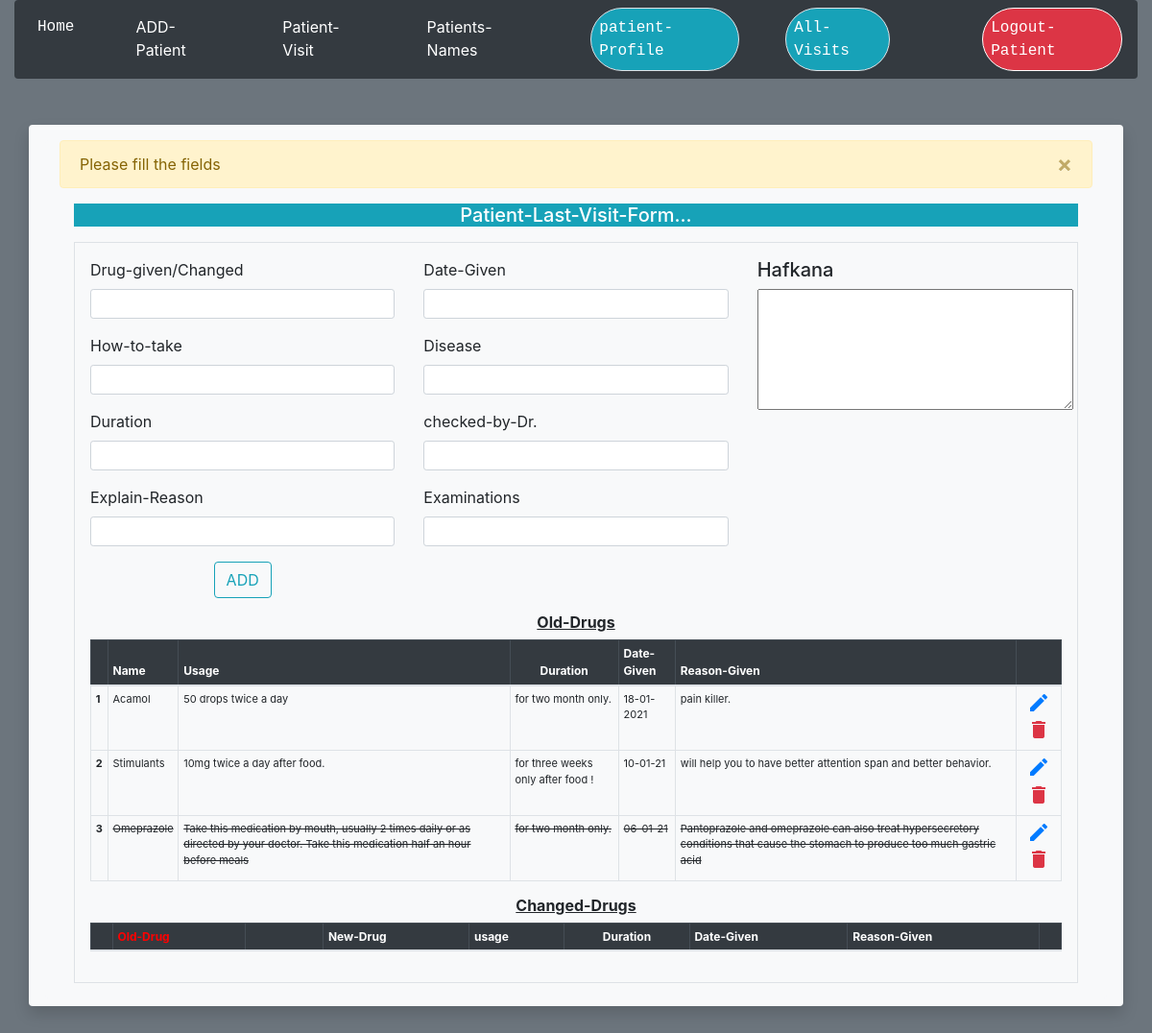
Page /add_medicine/ (signed in) on the committed database.
### patient_project/models.py (models this page shows, shortened)
class PatientLastVisitDB(db.Model):
    id          = db.Column(db.Integer(), primary_key=True)
    medicine    = db.Column(db.String)
    usage       = db.Column(db.String)
    duration    = db.Column(db.String)
    dateGiven   = db.Column(db.String)
    explainReason = db.Column(db.String)
    disease = db.Column(db.String)
    checkedByDr = db.Column(db.String)
    examinations = db.Column(db.String)
    patientDescription = db.Column(db.String)
    status = db.Column(db.Boolean(), default=False)
    owner_id    = db.Column(db.Integer, db.ForeignKey('user.id'))

### patient_project/routes.py (the view)
@app.route('/add_medicine/', defaults={"id": None, "bool_value": 'False'}, methods=('GET', 'POST'))
@app.route('/add_medicine:<id>/<bool_value>', methods=('GET', 'POST'))
def add_medicine(id, bool_value):
    form = forms.PatientLastVisitForm()
    user = models.User.query.get(current_user.id)
    medicine_box = user.allPatientsVisit
    if form.validate_on_submit():
        if bool_value == 'False':
            userLastVisit = models.PatientLastVisitDB(
                medicine=form.medicine.data,
                usage=form.usage.data,
                duration=form.duration.data,
                dateGiven=form.dateGiven.data,
                explainReason=form.explainReason.data,
                disease=form.disease.data,
                checkedByDr=form.checkedByDr.data,
                examinations=form.examinations.data,
                patientDescription=flask.request.form.get('content'),
                owner_id=user.id
            )
            db.session.add(userLastVisit)
            db.session.commit()
            flask.flash(f'Drug -> [ {form.medicine.data} ] <- has add to Database ...', 'info')
            return flask.redirect(flask.url_for('patients_visit', bool_value='False'))
        else:
            find_itemTo_edit = models.PatientLastVisitDB.query.get(id)
            editLastVisit = models.PatientsChangedMedicine(
                oldMedicine=find_itemTo_edit.medicine,
                newMedicine=form.medicine.data,
                newUsage=form.usage.data,
                newDuration=form.duration.data,
                newDateGiven=form.dateGiven.data,
                newCheckedByDr=form.checkedByDr.data,
                newExplainReason=form.explainReason.data,
                newPatientDescription=flask.request.form.get('content'),
                owner_id=user.id
            )
            find_itemTo_edit.status = True
            db.session.add(editLastVisit)
            db.session.commit()
            user = models.User.query.get(current_user.id)
            changed_box = user.allPatientsChangedMedicine
            flask.flash(f'Drug -> [ {form.medicine.data} ] <- has been added to new-medicine-database...', 'info')
            return flask.redirect(flask.url_for('patients_visit', changed_box=changed_box))
    else:
        flask.flash('Please fill the fields', 'warning')
        return flask.render_template('patients_visit.html', patientVisitForm=form, num=100000000,
                                     medicine_box=medicine_box,
                                     bool_value='True', id=id)

### patient_project/forms.py
class PatientLastVisitForm(flask_wtf.FlaskForm):
    medicine = wtforms.StringField('Drug-given/Changed',
                                   validators=[valid.DataRequired(message='Drug-name can not be empty !')])
    usage = wtforms.StringField('How-to-take', validators=[valid.DataRequired(message='usage can not be empty !')])
    duration = wtforms.StringField('Duration', validators=[valid.DataRequired(message='Duration can not be empty !')])
    dateGiven = wtforms.StringField('Date-Given', validators=[valid.DataRequired(message="field can't be empty")])
    disease = wtforms.StringField('Disease', validators=[valid.DataRequired(message="field can't be empty")])
    checkedByDr = wtforms.StringField('checked-by-Dr.', validators=[valid.DataRequired(message="field can't be empty")])
    examinations = wtforms.StringField('Examinations', validators=[valid.DataRequired(message="field can't be empty")])
    patientDescription = wtforms.StringField('Patient-Description')
    explainReason = wtforms.StringField('Explain-Reason')
    medicine_cart = []
    submit = wtforms.SubmitField("ADD")

### patient_project/models.py (called while the page is built)
@login_manager.user_loader
def load_user(id):
    return User.query.get(int(id))

### patient_project/templates/patients_visit.html (shortened to what this page needs)
{% extends "base.html" %}
{% block body %}
<div class="container">
    <form method="POST" action="{{ url_for('add_medicine', id=id, bool_value=bool_value)}}" novalidate>
        <fieldset class="form-group mt-3">
            <h5 class="text-center bg-info text-white"> Patient-Last-Visit-Form... </h5>
        <div class="row gy-5">
                <div class="col-12 mt-2">
                    <div class="p-3 border bg-light">
                        <div class="row">
                            <div class="col-4">
                                <p>
                                    {{ patientVisitForm.medicine.label }}
                                    {{ patientVisitForm.medicine(class="form-control form-control-sm")}}
                                </p>
                                <p>
                                    {{ patientVisitForm.usage.label }}
                                    {{ patientVisitForm.usage(class="form-control form-control-sm")}}
                                </p>
                                <p>
                                    {{ patientVisitForm.duration.label }}
                                    {{ patientVisitForm.duration(class="form-control form-control-sm")}}
                                </p>
                                <p>
                                    {{ patientVisitForm.explainReason.label }}
                                    {{ patientVisitForm.explainReason(class="form-control form-control-sm")}}
                                </p>
                                <p class="form-group text-center">
                                        {{ patientVisitForm.submit(class="btn btn-outline-info m-auto") }}
                                </p>
                             </div>
                            <div class="col-4">
                                    <p>
                                        {{ patientVisitForm.dateGiven.label }}
                                        {{ patientVisitForm.dateGiven(class="form-control form-control-sm")}}
                                    </p>
                                     <p>
                                        {{ patientVisitForm.disease.label }}
                                        {{ patientVisitForm.disease(class="form-control form-control-sm")}}
                                    </p>
                                    <p>
                                        {{ patientVisitForm.checkedByDr.label }}
                                        {{ patientVisitForm.checkedByDr(class="form-control form-control-sm")}}
                                    </p>
                                    <p>
                                        {{ patientVisitForm.examinations.label }}
                                        {{ patientVisitForm.examinations(class="form-control form-control-sm")}}
                                    </p>
                            </div>
                            <div class="col-3">
                                <h5>Hafkana</h5>
                                <p style="height: 100px" class="form-floating">
                                    <textarea name='content' id="content" rows="5" cols="30">{{ textArea_1 }}</textarea>
                                 </p>
                            </div>
                    </div>
                        <h6 class="text-center"><strong><ins>Old-Drugs</ins></strong></h6>
                            <table class="table table-bordered border-primary table-sm ">
                                <thead class="table-dark text-white table-hover" style="font-size: 12px;">
                                    <tr>
                                        <th scope="col"></th>
                                        <th scope="col">Name</th>
                                        <th scope="col">Usage</th>
                                        <th scope="col" class="text-center">Duration</th>
                                        <th scope="col">Date-Given</th>
                                        <th scope="col">Reason-Given</th>
                                        <th scope="col" class="text-center"> </th>
                                    </tr>
                                </thead>
                                <tbody>
                                    {% if medicine_box|length > 0 %}
                                         {% for item in medicine_box %}
                                                    <tr style="font-size: 11px;">
                                                        <th scope="row" class="text-decoration-line-through">{{ loop.index }}</th>
                                                            {% if item.status == True %}
                                                                <td style="text-decoration: line-through">{{ item.medicine }}</td>
                                                                <td style="text-decoration: line-through">{{ item.usage }}</td>
                                                                <td style="text-decoration: line-through">{{ item.duration }}</td>
                                                                <td style="text-decoration: line-through">{{ item.dateGiven }}</td>
                                                                <td style="text-decoration: line-through">{{ item.explainReason }}</td>
                                                            {% else %}
                                                                <td>{{ item.medicine }}</td>
                                                                <td>{{ item.usage }}</td>
                                                                <td>{{ item.duration }}</td>
                                                                <td>{{ item.dateGiven }}</td>
                                                                <td>{{ item.explainReason }}</td>
                                                            {% endif %}
                                                            <td class="text-center">
                                                                    <a href="{{ url_for('edit_medicine', id=item.id) }}" class="edit" title="Edit-to-change-the-medicine" data-toggle="tooltip"><i class="material-icons">&#xE254;</i></a>
                                                                    <a href="{{ url_for('delete_medicine', id=item.id) }}" class="delete text-danger" title="Delete" data-toggle="tooltip"><i class="material-icons">&#xE872;</i></a>
                                                            </td>
                                                        </tr>
                                            {% endfor %}
                                    {% endif %}
                                </tbody>
                            </table>
                                <h6 class="text-center"><strong><ins>Changed-Drugs</ins></strong></h6>
                                  <table class="table table-bordered border-primary table-sm">
                                        <thead class="table-dark table-hover" style="font-size: 12px;">
                                            <tr>
                                                <th scope="col"></th>
                                                <th scope="col" style="font-weight: bolder; color: red;">Old-Drug</th>
                                                <th scope="col" style="width:8%"></th>
                                                <th scope="col">New-Drug</th>
                                                <th scope="col">usage</th>
                                                <th scope="col" class="text-center">Duration</th>
                                                <th scope="col">Date-Given</th>
                                                <th scope="col">Reason-Given</th>
                                                <th scope="col" class="text-center"> </th>
                                            </tr>
                                        </thead>
                                    </table>
                    </div>
                </div>
            </div>
        </fieldset>
    </form>
</div>
{% endblock %}

### rows in the picture
PatientLastVisitDB: medicine "Acamol", usage "50 drops twice a day", duration "for two month only.", dateGiven "18-01-2021", explainReason "pain killer."
PatientLastVisitDB: medicine "Stimulants", usage "10mg twice a day after food.", duration "for three weeks only after food !", dateGiven "10-01-21", explainReason "will help you to have better attention span and better behavior."
PatientLastVisitDB: medicine "Omeprazole", usage "Take this medication by mouth, usually 2 times daily or as directed by your doctor. Take this medication half an hour before meals", duration "for two month only.", dateGiven "06-01-21", explainReason "Pantoprazole and omeprazole can also treat hypersecretory conditions that cause the stomach to produce too much gastric acid"

### other values in the picture
{{ message }} "Please fill the fields"
{{ patientVisitForm.medicine.label }} "Drug-given/Changed"
{{ patientVisitForm.usage.label }} "How-to-take"
{{ patientVisitForm.duration.label }} "Duration"
{{ patientVisitForm.explainReason.label }} "Explain-Reason"
{{ patientVisitForm.dateGiven.label }} "Date-Given"
{{ patientVisitForm.disease.label }} "Disease"
{{ patientVisitForm.checkedByDr.label }} "checked-by-Dr."
{{ patientVisitForm.examinations.label }} "Examinations"
